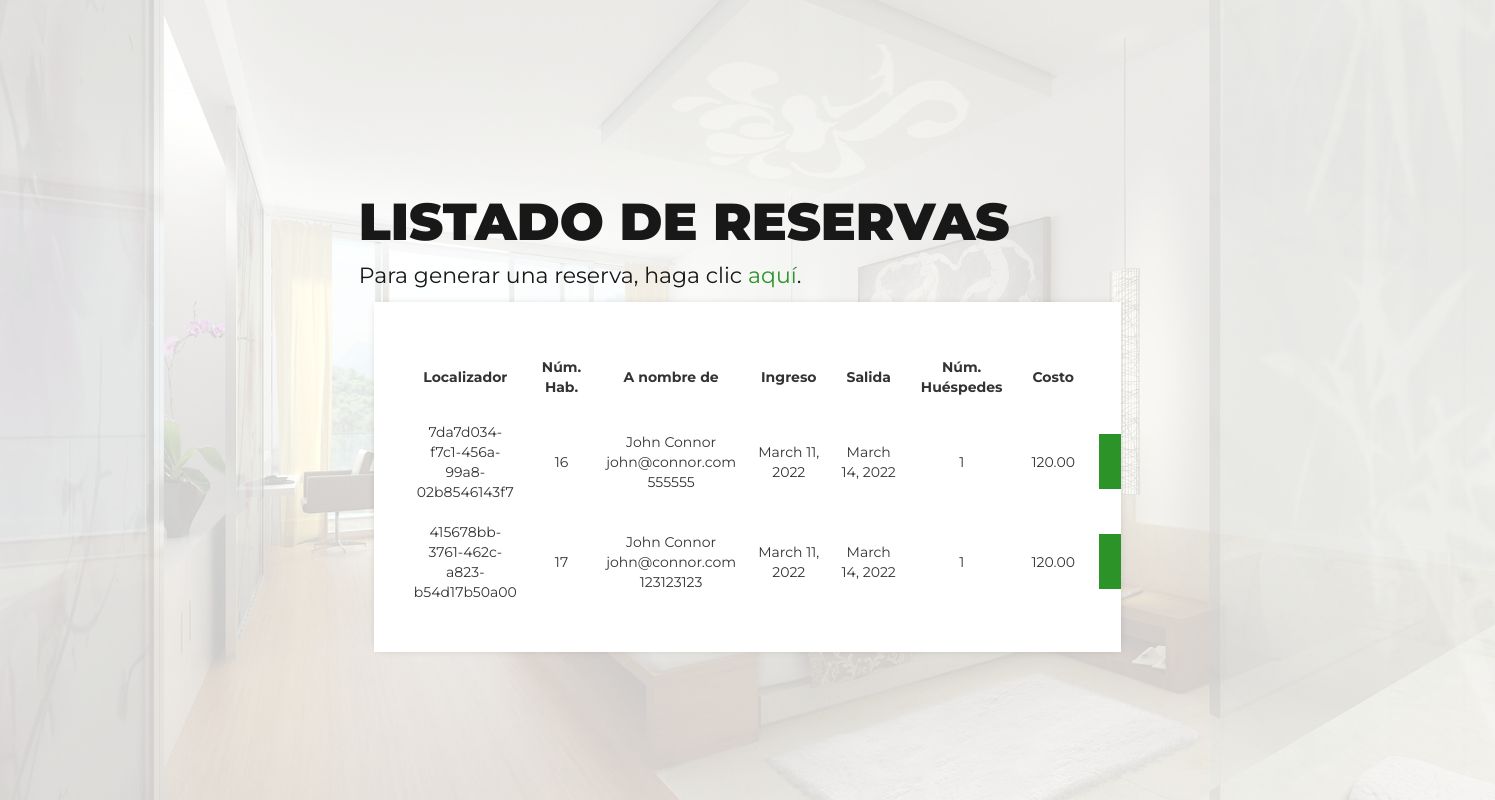
Page /list on the committed database.
### reservations/models.py (models this page shows, shortened)
class Reservation(models.Model):
    locator = models.UUIDField(primary_key=True, default=uuid.uuid4, editable=False)
    contact_name = models.CharField(max_length=254, blank=False, null=False)
    email = models.EmailField(
        validators=[validate_email], max_length=254, blank=False, null=False
    )
    phone_number = models.CharField(
        validators=[validate_phone], max_length=17, blank=False, null=False
    )
    check_in = models.DateField(
        default=timezone.now,
        validators=[validate_check_in, validate_current_year],
        blank=False,
        null=False,
    )
    check_out = models.DateField(
        default=timezone.now,
        validators=[validate_check_out, validate_current_year],
        blank=False,
        null=False,
    )
    cost = MoneyField(
        validators=[validate_gte_zero],
        decimal_places=2,
        default=0,
        default_currency="EUR",
        max_digits=11,
        blank=False,
        null=False,
    )
    room = models.ForeignKey(Room, on_delete=models.PROTECT, blank=False, null=False)
    valid = models.BooleanField(default=True, blank=False, null=False)
    num_guests = models.IntegerField(
        default=1, validators=[validate_guests], blank=False, null=False
    )

class Room(models.Model):
    number = models.AutoField(primary_key=True)
    room_type = models.ForeignKey(
        RoomType, on_delete=models.PROTECT, blank=False, null=False
    )

### reservations/views.py (the view)
# urls.py: path("list", views.List.as_view(), name="list"),
class List(TemplateView):
    template_name = "list.html"
    def get(self, request):
        reservations = Reservation.objects.all()
        return render(request, self.template_name, {"reservations": reservations})

### reservations/templates/list.html (shortened to what this page needs)
{% load static %}
{% include "header.html" %}
<body>
    <div id="booking" class="section">
        <div class="section-centered">
            <div class="container reserves-container">
                <div class="row">
                    <div class="row">
                        <div class="booking-cta">
                            <h1>Listado de reservas</h1>
                            <p>Para generar una reserva, haga clic <a class="link" href="/">aquí</a>.</p>
                        </div>
                    </div>
                </div>
            </div>
            <div class="scrollable booking-form booking-list">
                <div>
                    <table>
                        <tr>
                            <th>Localizador</th>
                            <th>Núm. Hab.</th>
                            <th>A nombre de</th>
                            <th>Ingreso</th>
                            <th>Salida</th>
                            <th>Núm. Huéspedes</th>
                            <th>Costo</th>
                        </tr>
                        {% for reservation in reservations %}
                        <tr>
                            <td>{{ reservation.locator }}</td>
                            <td>{{ reservation.room.number }}</td>
                            <td>{{ reservation.contact_name }}
                                <br>{{ reservation.email }}
                                <br>{{reservation.phone_number }}
                            </td>
                            <td>{{ reservation.check_in }}</td>
                            <td>{{ reservation.check_out }}</td>
                            <td>{{ reservation.num_guests }}</td>
                            <td>{{ reservation.cost }}</td>
                            <td>
                                <form>
                                    <input type="submit" class="submit-btn room-item" value="Acción">
                                </form>
                            </td>
                        </tr>
                        {% endfor %}
                    </table>
                </div>
            </div>
        </div>
    </div>
</body>
</html>

### reservations/templates/header.html (shortened to what this page needs)
{% load static %}
<!DOCTYPE html>
<html lang="en">
<head>
    <link type="text/css" rel="stylesheet" href="{% static 'reservations/css/bootstrap.min.css' %}" />
    <link type="text/css" rel="stylesheet" href="{% static 'reservations/css/style.css' %}" />
</head>

### reservations/static/reservations/css/style.css (style rules this page uses)
.link { color: #2b9328; }
td { text-align: center; min-width: 10%; padding: 10px; width: 10%; }
th { text-align: center; width: 10%; padding: 15px; }
.scrollable { overflow-y: scroll; max-height: 50vh; }
.section { position: relative; height: 100vh; }
.section-centered { right: 25%; left: 25%; position: absolute; top: 50%; -webkit-transform: translateY(-50%); transform: translateY(-50%); }
#booking { font-family: 'Montserrat', sans-serif; background-image: url('../img/background.jpg'); background-size: cover; background-position: center; }
#booking::before { content: ''; position: absolute; left: 0; right: 0; bottom: 0; top: 0; background: rgba(255, 255, 255, 0.8); }
.scrollable.booking-form.booking-list { max-width: 200%; }
.booking-cta { margin-top: 45px; }
.booking-cta h1 { font-size: 52px; text-transform: uppercase; color: #181818; font-weight: 900; }
.booking-cta p { font-size: 22px; color: #181818; }
.booking-form { background: #fff; -webkit-box-shadow: 0px 0px 10px -5px rgba(0, 0, 0, 0.3); box-shadow: 0px 0px 10px -5px rgba(0, 0, 0, 0.3); max-width: 642px; width: 100%; margin: auto; padding: 40px 30px; }
.booking-form .submit-btn { color: #fff; background-color: #2b9328; font-weight: 700; height: 55px; padding: 10px 35px; font-size: 18px; border: none; display: block; width: 100%; text-transform: capitalize; }

### rows in the picture
Reservation: locator "7da7d034-f7c1-456a-99a8-02b8546143f7", room.number "16", contact_name "John Connor", email "john@connor.com", phone_number "555555", check_in "March 11, 2022", check_out "March 14, 2022", num_guests "1", cost "120.00"
Reservation: locator "415678bb-3761-462c-a823-b54d17b50a00", room.number "17", contact_name "John Connor", email "john@connor.com", phone_number "123123123", check_in "March 11, 2022", check_out "March 14, 2022", num_guests "1", cost "120.00"
